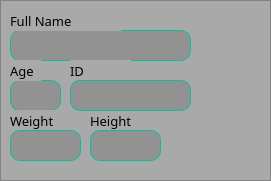
       <widget class="QFrame" name="frame_17">
        <property name="geometry">
         <rect>
          <x>300</x>
          <y>10</y>
          <width>271</width>
          <height>181</height>
         </rect>
        </property>
        <property name="styleSheet">
         <string notr="true">background-color: rgb(169, 169, 169);</string>
        </property>
        <property name="frameShape">
         <enum>QFrame::StyledPanel</enum>
        </property>
        <property name="frameShadow">
         <enum>QFrame::Raised</enum>
        </property>
        <widget class="QLineEdit" name="firstnameReOut">
         <property name="geometry">
          <rect>
           <x>10</x>
           <y>30</y>
           <width>181</width>
           <height>31</height>
          </rect>
         </property>
         <property name="font">
          <font>
           <family>Poppins</family>
           <pointsize>10</pointsize>
          </font>
         </property>
         <property name="cursor">
          <cursorShape>ForbiddenCursor</cursorShape>
         </property>
         <property name="styleSheet">
          <string notr="true">border-radius: 10px;
background-color: rgb(146, 146, 146);
border : 1px solid rgb(14, 188, 157);</string>
         </property>
         <property name="text">
          <string/>
         </property>
         <property name="alignment">
          <set>Qt::AlignCenter</set>
         </property>
         <property name="readOnly">
          <bool>true</bool>
         </property>
        </widget>
        <widget class="QLabel" name="label_25">
         <property name="geometry">
          <rect>
           <x>10</x>
           <y>10</y>
           <width>111</width>
           <height>21</height>
          </rect>
         </property>
         <property name="font">
          <font>
           <family>Poppins</family>
           <pointsize>10</pointsize>
          </font>
         </property>
         <property name="styleSheet">
          <string notr="true"/>
         </property>
         <property name="text">
          <string>Full Name</string>
         </property>
        </widget>
        <widget class="QLabel" name="label_26">
         <property name="geometry">
          <rect>
           <x>70</x>
           <y>60</y>
           <width>61</width>
           <height>21</height>
          </rect>
         </property>
         <property name="font">
          <font>
           <family>Poppins</family>
           <pointsize>10</pointsize>
          </font>
         </property>
         <property name="styleSheet">
          <string notr="true"/>
         </property>
         <property name="text">
          <string>ID</string>
         </property>
        </widget>
        <widget class="QLineEdit" name="cardReOut">
         <property name="geometry">
          <rect>
           <x>70</x>
           <y>80</y>
           <width>121</width>
           <height>31</height>
          </rect>
         </property>
         <property name="font">
          <font>
           <family>Poppins</family>
           <pointsize>10</pointsize>
          </font>
         </property>
         <property name="cursor">
          <cursorShape>ForbiddenCursor</cursorShape>
         </property>
         <property name="styleSheet">
          <string notr="true">border-radius: 10px;
background-color: rgb(146, 146, 146);
border : 1px solid rgb(14, 188, 157);</string>
         </property>
         <property name="text">
          <string/>
         </property>
         <property name="alignment">
          <set>Qt::AlignCenter</set>
         </property>
         <property name="readOnly">
          <bool>true</bool>
         </property>
        </widget>
        <widget class="QLineEdit" name="ageReOut">
         <property name="geometry">
          <rect>
           <x>10</x>
           <y>80</y>
           <width>51</width>
           <height>31</height>
          </rect>
         </property>
         <property name="font">
          <font>
           <family>Poppins</family>
           <pointsize>10</pointsize>
          </font>
         </property>
         <property name="cursor">
          <cursorShape>ForbiddenCursor</cursorShape>
         </property>
         <property name="styleSheet">
          <string notr="true">border-radius: 10px;
background-color: rgb(146, 146, 146);
border : 1px solid rgb(14, 188, 157);</string>
         </property>
         <property name="text">
          <string/>
         </property>
         <property name="alignment">
          <set>Qt::AlignCenter</set>
         </property>
         <property name="readOnly">
          <bool>true</bool>
         </property>
        </widget>
        <widget class="QLabel" name="label_27">
         <property name="geometry">
          <rect>
           <x>10</x>
           <y>60</y>
           <width>31</width>
           <height>21</height>
          </rect>
         </property>
         <property name="font">
          <font>
           <family>Poppins</family>
           <pointsize>10</pointsize>
          </font>
         </property>
         <property name="styleSheet">
          <string notr="true"/>
         </property>
         <property name="text">
          <string>Age</string>
         </property>
        </widget>
        <widget class="QLineEdit" name="heightReOut">
         <property name="geometry">
          <rect>
           <x>90</x>
           <y>130</y>
           <width>71</width>
           <height>31</height>
          </rect>
         </property>
         <property name="font">
          <font>
           <family>Poppins</family>
           <pointsize>10</pointsize>
          </font>
         </property>
         <property name="cursor">
          <cursorShape>ForbiddenCursor</cursorShape>
         </property>
         <property name="styleSheet">
          <string notr="true">border-radius: 10px;
background-color: rgb(146, 146, 146);
border : 1px solid rgb(14, 188, 157);</string>
         </property>
         <property name="text">
          <string/>
         </property>
         <property name="alignment">
          <set>Qt::AlignCenter</set>
         </property>
         <property name="readOnly">
          <bool>true</bool>
         </property>
        </widget>
        <widget class="QLabel" name="label_31">
         <property name="geometry">
          <rect>
           <x>90</x>
           <y>110</y>
           <width>71</width>
           <height>21</height>
          </rect>
         </property>
         <property name="font">
          <font>
           <family>Poppins</family>
           <pointsize>10</pointsize>
          </font>
         </property>
         <property name="styleSheet">
          <string notr="true"/>
         </property>
         <property name="text">
          <string>Height</string>
         </property>
        </widget>
        <widget class="QLineEdit" name="weightReOut">
         <property name="geometry">
          <rect>
           <x>10</x>
           <y>130</y>
           <width>71</width>
           <height>31</height>
          </rect>
         </property>
         <property name="font">
          <font>
           <family>Poppins</family>
           <pointsize>10</pointsize>
          </font>
         </property>
         <property name="cursor">
          <cursorShape>ForbiddenCursor</cursorShape>
         </property>
         <property name="styleSheet">
          <string notr="true">border-radius: 10px;
background-color: rgb(146, 146, 146);
border : 1px solid rgb(14, 188, 157);</string>
         </property>
         <property name="text">
          <string/>
         </property>
         <property name="alignment">
          <set>Qt::AlignCenter</set>
         </property>
         <property name="readOnly">
          <bool>true</bool>
         </property>
        </widget>
        <widget class="QLabel" name="label_32">
         <property name="geometry">
          <rect>
           <x>10</x>
           <y>110</y>
           <width>71</width>
           <height>21</height>
          </rect>
         </property>
         <property name="font">
          <font>
           <family>Poppins</family>
           <pointsize>10</pointsize>
          </font>
         </property>
         <property name="styleSheet">
          <string notr="true"/>
         </property>
         <property name="text">
          <string>Weight</string>
         </property>
        </widget>
        <zorder>firstnameReOut</zorder>
        <zorder>label_25</zorder>
        <zorder>label_26</zorder>
        <zorder>ageReOut</zorder>
        <zorder>label_27</zorder>
        <zorder>label_31</zorder>
        <zorder>label_32</zorder>
        <zorder>cardReOut</zorder>
        <zorder>heightReOut</zorder>
        <zorder>weightReOut</zorder>
       </widget>
